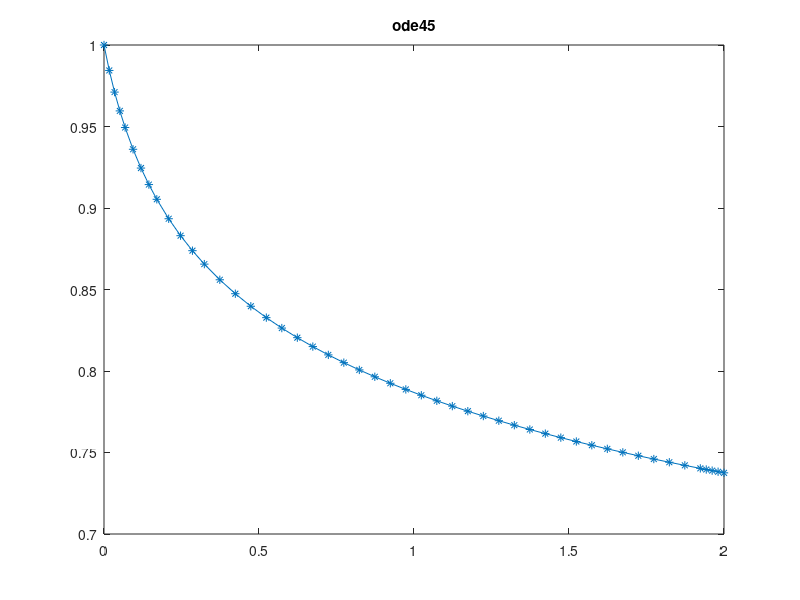

Here is the MATLAB script that generated this plot: (Note: this script raises an error after producing the figure.)

f = @(x,y) -y/(10*x+1); 
a=0; 
b=2; 
y0=1;
h=0.1;
 
[x,Y]=ode45(f,[a,b],y0);
figure(1), plot(x,Y,'-*'), title('ode45')

%Solucio amb el metode d'Euler endavant
 npassos=ceil((b-a)/h); 
 [x2,Y2]=eulerend(f,[a,b],y0,npassos);
 figure(2), plot(x2,Y2,'-*'), title('Euler end')
 
 err = [];
 H = 0.1 * 0.5 .^(0:5);
 passos = [];
 for h=H
     npassos=ceil((b-a)/h); 
     passos(end + 1) = npassos;
     [xh,Yh]=eulerend(f,[a,b],y0,npassos);
     err(end+1) = abs(Yh(end) - Y(end));
 end
 
figure(3), plot(log10(passos), log10(err)), title('Error euler x=2') 
